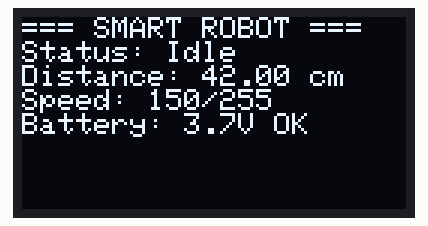
Bench run of a sketch on a simulated Arduino Uno, built with avr-gcc and run on an emulated ATmega328P. On the bench: 128×64 one-colour display. What the sketch prints to the serial monitor is not drawn.

Above: at 0.1 s.

The sketch:

10_oled_integration.ino
```cpp
#include <Wire.h>
#include <Adafruit_GFX.h>
#include <Adafruit_SSD1306.h>

#define SCREEN_WIDTH 128
#define SCREEN_HEIGHT 64
#define OLED_RESET -1

Adafruit_SSD1306 display(SCREEN_WIDTH, SCREEN_HEIGHT, &Wire, OLED_RESET);

void updateDisplay(String status, float distance, int speed) {
    display.clearDisplay();
    display.setCursor(0,0);
    display.println("=== SMART ROBOT ===");
    display.print("Status: ");
    display.println(status);
    display.print("Distance: ");
    display.print(distance);
    display.println(" cm");
    display.print("Speed: ");
    display.print(speed);
    display.println("/255");
    display.print("Battery: ");
    display.println("3.7V OK");
    display.display();
}

void setup() {
    Serial.begin(9600);
    if(!display.begin(SSD1306_SWITCHCAPVCC, 0x3C)) {
        Serial.println("OLED display failed!");
        return;
    }
    display.clearDisplay();
    display.setTextSize(1);
    display.setTextColor(WHITE);
    display.setCursor(0,0);
    display.println("Smart Robot v1.0");
    display.println("Status: Ready");
    display.println("Battery: 3.7V");
    display.display();
    Serial.println("OLED Display Ready!");
}

void loop() {
    updateDisplay("Idle", 42.0, 150);
    delay(1000);
}
```
